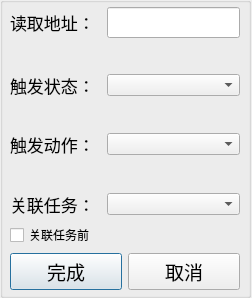
<?xml version="1.0" encoding="UTF-8"?>
<ui version="4.0">
 <class>RDSingleCoilDialog</class>
 <widget class="QDialog" name="RDSingleCoilDialog">
  <property name="geometry">
   <rect>
    <x>0</x>
    <y>0</y>
    <width>252</width>
    <height>298</height>
   </rect>
  </property>
  <property name="windowTitle">
   <string>Dialog</string>
  </property>
  <widget class="QGroupBox" name="groupBox">
   <property name="geometry">
    <rect>
     <x>0</x>
     <y>-3</y>
     <width>251</width>
     <height>301</height>
    </rect>
   </property>
   <property name="title">
    <string/>
   </property>
   <widget class="QWidget" name="layoutWidget">
    <property name="geometry">
     <rect>
      <x>10</x>
      <y>10</y>
      <width>230</width>
      <height>283</height>
     </rect>
    </property>
    <layout class="QVBoxLayout" name="verticalLayout_3">
     <item>
      <layout class="QVBoxLayout" name="verticalLayout">
       <item>
        <layout class="QHBoxLayout" name="horizontalLayout">
         <item>
          <widget class="QLabel" name="txt_CoilAddr">
           <property name="font">
            <font>
             <pointsize>13</pointsize>
            </font>
           </property>
           <property name="text">
            <string>读取地址：</string>
           </property>
          </widget>
         </item>
         <item>
          <widget class="QLineEdit" name="lineEdit_CoilAddr">
           <property name="maximumSize">
            <size>
             <width>133</width>
             <height>16777215</height>
            </size>
           </property>
           <property name="font">
            <font>
             <family>微软雅黑</family>
             <pointsize>12</pointsize>
            </font>
           </property>
          </widget>
         </item>
        </layout>
       </item>
       <item>
        <spacer name="verticalSpacer">
         <property name="orientation">
          <enum>Qt::Vertical</enum>
         </property>
         <property name="sizeHint" stdset="0">
          <size>
           <width>20</width>
           <height>17</height>
          </size>
         </property>
        </spacer>
       </item>
       <item>
        <layout class="QHBoxLayout" name="horizontalLayout_2">
         <item>
          <widget class="QLabel" name="txt_TriggerState">
           <property name="font">
            <font>
             <pointsize>13</pointsize>
            </font>
           </property>
           <property name="text">
            <string>触发状态：</string>
           </property>
          </widget>
         </item>
         <item>
          <widget class="QComboBox" name="comboBox_TriggerState">
           <property name="minimumSize">
            <size>
             <width>133</width>
             <height>0</height>
            </size>
           </property>
           <property name="maximumSize">
            <size>
             <width>133</width>
             <height>16777215</height>
            </size>
           </property>
           <property name="styleSheet">
            <string notr="true">font: 12pt &quot;微软雅黑&quot;;</string>
           </property>
          </widget>
         </item>
        </layout>
       </item>
       <item>
        <spacer name="verticalSpacer_2">
         <property name="orientation">
          <enum>Qt::Vertical</enum>
         </property>
         <property name="sizeHint" stdset="0">
          <size>
           <width>20</width>
           <height>18</height>
          </size>
         </property>
        </spacer>
       </item>
       <item>
        <layout class="QHBoxLayout" name="horizontalLayout_3">
         <item>
          <widget class="QLabel" name="txt_TriggerAction">
           <property name="font">
            <font>
             <pointsize>13</pointsize>
            </font>
           </property>
           <property name="text">
            <string>触发动作：</string>
           </property>
          </widget>
         </item>
         <item>
          <widget class="QComboBox" name="comboBox_TriggerAction">
           <property name="minimumSize">
            <size>
             <width>133</width>
             <height>0</height>
            </size>
           </property>
           <property name="maximumSize">
            <size>
             <width>133</width>
             <height>16777215</height>
            </size>
           </property>
           <property name="styleSheet">
            <string notr="true">font: 12pt &quot;微软雅黑&quot;;</string>
           </property>
          </widget>
         </item>
        </layout>
       </item>
       <item>
        <spacer name="verticalSpacer_3">
         <property name="orientation">
          <enum>Qt::Vertical</enum>
         </property>
         <property name="sizeHint" stdset="0">
          <size>
           <width>20</width>
           <height>18</height>
          </size>
         </property>
        </spacer>
       </item>
       <item>
        <layout class="QHBoxLayout" name="horizontalLayout_4">
         <item>
          <widget class="QLabel" name="txtTaskList">
           <property name="font">
            <font>
             <pointsize>13</pointsize>
            </font>
           </property>
           <property name="text">
            <string>关联任务：</string>
           </property>
          </widget>
         </item>
         <item>
          <widget class="QComboBox" name="comboBox_TaskList">
           <property name="minimumSize">
            <size>
             <width>133</width>
             <height>0</height>
            </size>
           </property>
           <property name="maximumSize">
            <size>
             <width>133</width>
             <height>16777215</height>
            </size>
           </property>
           <property name="styleSheet">
            <string notr="true">font: 12pt &quot;微软雅黑&quot;;</string>
           </property>
          </widget>
         </item>
        </layout>
       </item>
      </layout>
     </item>
     <item>
      <layout class="QVBoxLayout" name="verticalLayout_2">
       <item>
        <widget class="QCheckBox" name="checkBox_Pre">
         <property name="text">
          <string>关联任务前</string>
         </property>
        </widget>
       </item>
       <item>
        <layout class="QHBoxLayout" name="horizontalLayout_5">
         <item>
          <widget class="QPushButton" name="btn_Finished">
           <property name="font">
            <font>
             <pointsize>14</pointsize>
            </font>
           </property>
           <property name="text">
            <string>完成</string>
           </property>
          </widget>
         </item>
         <item>
          <widget class="QPushButton" name="btn_Cancel">
           <property name="font">
            <font>
             <pointsize>14</pointsize>
            </font>
           </property>
           <property name="text">
            <string>取消</string>
           </property>
          </widget>
         </item>
        </layout>
       </item>
      </layout>
     </item>
    </layout>
   </widget>
  </widget>
 </widget>
 <resources/>
 <connections/>
</ui>
